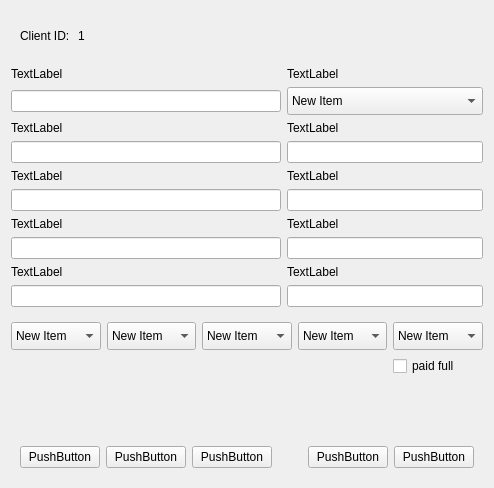
         <widget class="QWidget" name="new_client">
          <property name="styleSheet">
           <string notr="true"/>
          </property>
          <layout class="QGridLayout" name="gridLayout_6" columnstretch="2,1,0,0,1,2">
           <item row="6" column="0" colspan="3">
            <widget class="QLineEdit" name="lineEdit_15"/>
           </item>
           <item row="8" column="3" colspan="3">
            <widget class="QLineEdit" name="lineEdit_14"/>
           </item>
           <item row="1" column="0" colspan="3">
            <widget class="QLabel" name="label_3">
             <property name="text">
              <string>TextLabel</string>
             </property>
            </widget>
           </item>
           <item row="3" column="0" colspan="3">
            <widget class="QLabel" name="label_20">
             <property name="text">
              <string>TextLabel</string>
             </property>
            </widget>
           </item>
           <item row="9" column="3" colspan="3">
            <widget class="QLabel" name="label_27">
             <property name="text">
              <string>TextLabel</string>
             </property>
            </widget>
           </item>
           <item row="5" column="3" colspan="3">
            <widget class="QLabel" name="label_23">
             <property name="text">
              <string>TextLabel</string>
             </property>
            </widget>
           </item>
           <item row="2" column="0" colspan="3">
            <widget class="QLineEdit" name="lineEdit_11"/>
           </item>
           <item row="10" column="3" colspan="3">
            <widget class="QLineEdit" name="lineEdit_16"/>
           </item>
           <item row="17" column="0" colspan="3">
            <widget class="QWidget" name="widget_14" native="true">
             <layout class="QHBoxLayout" name="horizontalLayout_11">
              <item>
               <widget class="QPushButton" name="pushButton_5">
                <property name="text">
                 <string>PushButton</string>
                </property>
               </widget>
              </item>
              <item>
               <widget class="QPushButton" name="pushButton_4">
                <property name="text">
                 <string>PushButton</string>
                </property>
               </widget>
              </item>
              <item>
               <widget class="QPushButton" name="pushButton_6">
                <property name="text">
                 <string>PushButton</string>
                </property>
               </widget>
              </item>
             </layout>
            </widget>
           </item>
           <item row="1" column="3" colspan="3">
            <widget class="QLabel" name="label_18">
             <property name="text">
              <string>TextLabel</string>
             </property>
            </widget>
           </item>
           <item row="4" column="0" colspan="3">
            <widget class="QLineEdit" name="lineEdit_10"/>
           </item>
           <item row="4" column="3" colspan="3">
            <widget class="QLineEdit" name="lineEdit_9"/>
           </item>
           <item row="12" column="0" colspan="6">
            <widget class="QWidget" name="widget_5" native="true">
             <layout class="QGridLayout" name="gridLayout_7">
              <property name="leftMargin">
               <number>0</number>
              </property>
              <property name="rightMargin">
               <number>0</number>
              </property>
              <item row="0" column="1">
               <widget class="QComboBox" name="comboBox_6">
                <property name="minimumSize">
                 <size>
                  <width>0</width>
                  <height>28</height>
                 </size>
                </property>
                <item>
                 <property name="text">
                  <string>New Item</string>
                 </property>
                </item>
                <item>
                 <property name="text">
                  <string>New Item</string>
                 </property>
                </item>
                <item>
                 <property name="text">
                  <string>New Item</string>
                 </property>
                </item>
                <item>
                 <property name="text">
                  <string>New Item</string>
                 </property>
                </item>
                <item>
                 <property name="text">
                  <string>New Item</string>
                 </property>
                </item>
                <item>
                 <property name="text">
                  <string>New Item</string>
                 </property>
                </item>
               </widget>
              </item>
              <item row="0" column="4">
               <widget class="QComboBox" name="comboBox_4">
                <property name="minimumSize">
                 <size>
                  <width>0</width>
                  <height>28</height>
                 </size>
                </property>
                <item>
                 <property name="text">
                  <string>New Item</string>
                 </property>
                </item>
                <item>
                 <property name="text">
                  <string>New Item</string>
                 </property>
                </item>
                <item>
                 <property name="text">
                  <string>New Item</string>
                 </property>
                </item>
                <item>
                 <property name="text">
                  <string>New Item</string>
                 </property>
                </item>
                <item>
                 <property name="text">
                  <string>New Item</string>
                 </property>
                </item>
                <item>
                 <property name="text">
                  <string>New Item</string>
                 </property>
                </item>
               </widget>
              </item>
              <item row="0" column="0">
               <widget class="QComboBox" name="comboBox_3">
                <property name="minimumSize">
                 <size>
                  <width>0</width>
                  <height>28</height>
                 </size>
                </property>
                <item>
                 <property name="text">
                  <string>New Item</string>
                 </property>
                </item>
                <item>
                 <property name="text">
                  <string>New Item</string>
                 </property>
                </item>
                <item>
                 <property name="text">
                  <string>New Item</string>
                 </property>
                </item>
                <item>
                 <property name="text">
                  <string>New Item</string>
                 </property>
                </item>
                <item>
                 <property name="text">
                  <string>New Item</string>
                 </property>
                </item>
                <item>
                 <property name="text">
                  <string>New Item</string>
                 </property>
                </item>
               </widget>
              </item>
              <item row="0" column="2">
               <widget class="QComboBox" name="comboBox_7">
                <property name="minimumSize">
                 <size>
                  <width>0</width>
                  <height>28</height>
                 </size>
                </property>
                <item>
                 <property name="text">
                  <string>New Item</string>
                 </property>
                </item>
                <item>
                 <property name="text">
                  <string>New Item</string>
                 </property>
                </item>
                <item>
                 <property name="text">
                  <string>New Item</string>
                 </property>
                </item>
                <item>
                 <property name="text">
                  <string>New Item</string>
                 </property>
                </item>
                <item>
                 <property name="text">
                  <string>New Item</string>
                 </property>
                </item>
                <item>
                 <property name="text">
                  <string>New Item</string>
                 </property>
                </item>
               </widget>
              </item>
              <item row="0" column="3">
               <widget class="QComboBox" name="comboBox_5">
                <property name="minimumSize">
                 <size>
                  <width>0</width>
                  <height>28</height>
                 </size>
                </property>
                <item>
                 <property name="text">
                  <string>New Item</string>
                 </property>
                </item>
                <item>
                 <property name="text">
                  <string>New Item</string>
                 </property>
                </item>
                <item>
                 <property name="text">
                  <string>New Item</string>
                 </property>
                </item>
                <item>
                 <property name="text">
                  <string>New Item</string>
                 </property>
                </item>
                <item>
                 <property name="text">
                  <string>New Item</string>
                 </property>
                </item>
                <item>
                 <property name="text">
                  <string>New Item</string>
                 </property>
                </item>
               </widget>
              </item>
              <item row="1" column="4">
               <widget class="QCheckBox" name="checkBox">
                <property name="layoutDirection">
                 <enum>Qt::LeftToRight</enum>
                </property>
                <property name="text">
                 <string>paid full</string>
                </property>
               </widget>
              </item>
             </layout>
            </widget>
           </item>
           <item row="7" column="0" colspan="3">
            <widget class="QLabel" name="label_22">
             <property name="text">
              <string>TextLabel</string>
             </property>
            </widget>
           </item>
           <item row="15" column="0">
            <widget class="QWidget" name="widget_17" native="true"/>
           </item>
           <item row="3" column="3" colspan="3">
            <widget class="QLabel" name="label_25">
             <property name="text">
              <string>TextLabel</string>
             </property>
            </widget>
           </item>
           <item row="9" column="0" colspan="3">
            <widget class="QLabel" name="label_26">
             <property name="text">
              <string>TextLabel</string>
             </property>
            </widget>
           </item>
           <item row="5" column="0" colspan="3">
            <widget class="QLabel" name="label_19">
             <property name="text">
              <string>TextLabel</string>
             </property>
            </widget>
           </item>
           <item row="6" column="3" colspan="3">
            <widget class="QLineEdit" name="lineEdit_12"/>
           </item>
           <item row="8" column="0" colspan="3">
            <widget class="QLineEdit" name="lineEdit_13"/>
           </item>
           <item row="17" column="5">
            <widget class="QWidget" name="widget_15" native="true">
             <layout class="QHBoxLayout" name="horizontalLayout_12">
              <item>
               <widget class="QPushButton" name="pushButton_13">
                <property name="text">
                 <string>PushButton</string>
                </property>
               </widget>
              </item>
              <item>
               <widget class="QPushButton" name="pushButton_14">
                <property name="text">
                 <string>PushButton</string>
                </property>
               </widget>
              </item>
             </layout>
            </widget>
           </item>
           <item row="7" column="3" colspan="3">
            <widget class="QLabel" name="label_21">
             <property name="text">
              <string>TextLabel</string>
             </property>
            </widget>
           </item>
           <item row="0" column="0" colspan="6">
            <widget class="QWidget" name="widget_4" native="true">
             <property name="minimumSize">
              <size>
               <width>0</width>
               <height>50</height>
              </size>
             </property>
             <layout class="QHBoxLayout" name="horizontalLayout_5">
              <item>
               <widget class="QLabel" name="label_24">
                <property name="text">
                 <string>Client ID:</string>
                </property>
               </widget>
              </item>
              <item>
               <widget class="QLineEdit" name="client_id_value">
                <property name="styleSheet">
                 <string notr="true">QLineEdit{
background-color: #00000000;
border: None;
}</string>
                </property>
                <property name="text">
                 <string>1</string>
                </property>
                <property name="readOnly">
                 <bool>true</bool>
                </property>
               </widget>
              </item>
             </layout>
            </widget>
           </item>
           <item row="16" column="0">
            <spacer name="verticalSpacer_4">
             <property name="orientation">
              <enum>Qt::Vertical</enum>
             </property>
             <property name="sizeHint" stdset="0">
              <size>
               <width>20</width>
               <height>40</height>
              </size>
             </property>
            </spacer>
           </item>
           <item row="10" column="0" colspan="3">
            <widget class="QLineEdit" name="lineEdit_17"/>
           </item>
           <item row="2" column="3" colspan="3">
            <widget class="QComboBox" name="comboBox_2">
             <property name="minimumSize">
              <size>
               <width>0</width>
               <height>28</height>
              </size>
             </property>
             <item>
              <property name="text">
               <string>New Item</string>
              </property>
             </item>
             <item>
              <property name="text">
               <string>New Item</string>
              </property>
             </item>
             <item>
              <property name="text">
               <string>New Item</string>
              </property>
             </item>
             <item>
              <property name="text">
               <string>New Item</string>
              </property>
             </item>
             <item>
              <property name="text">
               <string>New Item</string>
              </property>
             </item>
             <item>
              <property name="text">
               <string>New Item</string>
              </property>
             </item>
            </widget>
           </item>
          </layout>
         </widget>
